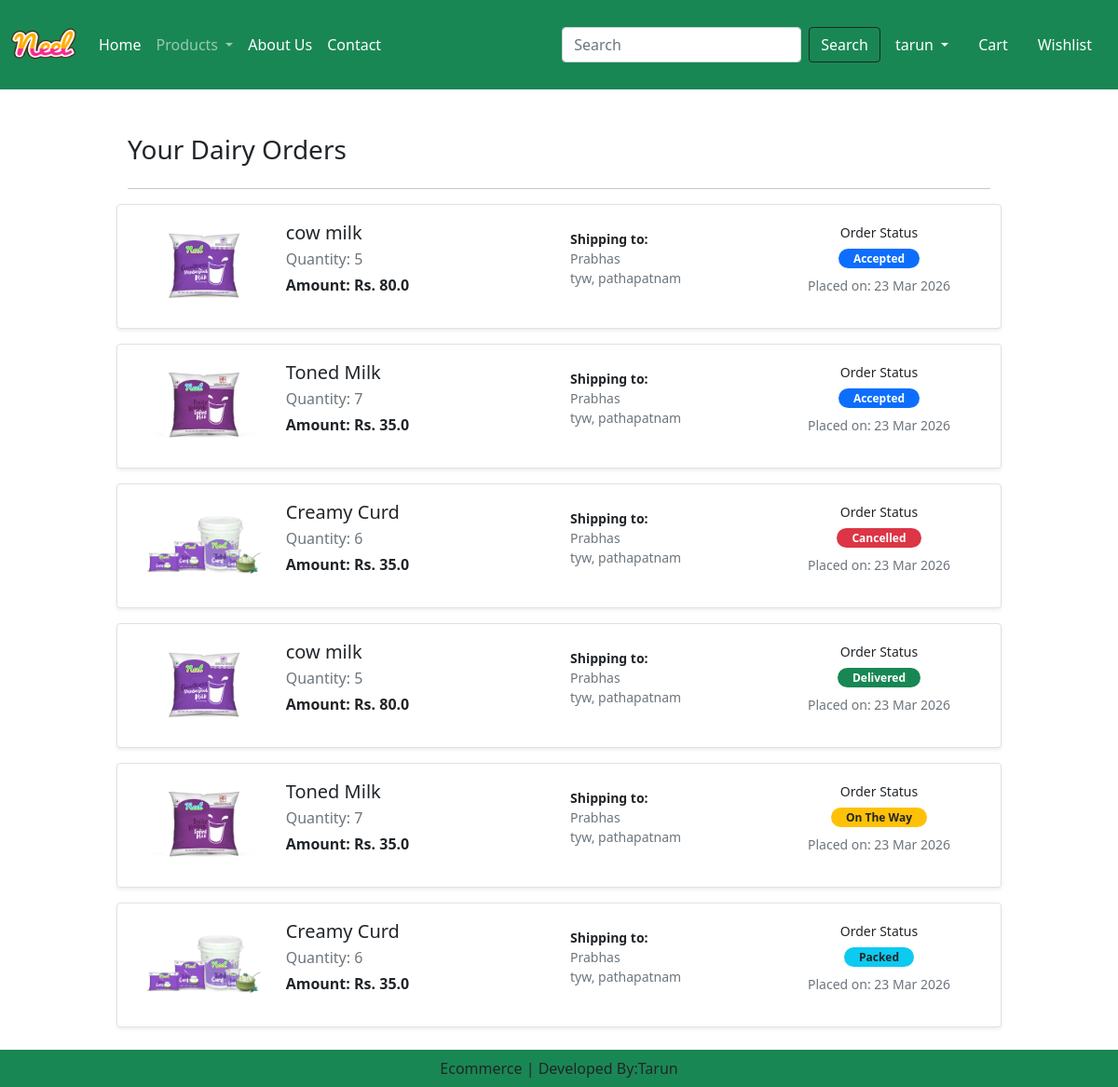
Screenshot of /orders/ (signed in) with the database file from the repository.
### app/models.py (models this page shows, shortened)
class OrderPlaced(models.Model):
    user = models.ForeignKey(User, on_delete=models.CASCADE)
    customer = models.ForeignKey(Customer, on_delete=models.CASCADE)
    product = models.ForeignKey(Product, on_delete=models.CASCADE)
    quantity = models.PositiveIntegerField(default=1)
    ordered_date = models.DateTimeField(auto_now_add=True)
    status = models.CharField(max_length=50, choices=STATUS_CHOICES, default='Pending')

class Product(models.Model):
    title=models.CharField(max_length=100)
    selling_price=models.FloatField()
    discount_price=models.FloatField()
    description=models.TextField()
    composition=models.TextField(default='')
    prodapp=models.TextField(default='')
    category=models.CharField(choices=category_choices,max_length=10)
    product_image=models.ImageField(upload_to='products')

### accounts/models.py (models this page shows)
class Customer(models.Model):
    user=models.ForeignKey(User,on_delete=models.CASCADE)
    name=models.CharField(max_length=100)
    locality=models.CharField(max_length=100)
    mobile_no=models.CharField(max_length=100)
    city=models.CharField(max_length=100)
    state=models.CharField(choices=STATE_CHOICES,max_length=50)
    pincode=models.IntegerField()

### app/views.py (the view)
# urls.py: path('orders/',views.orders,name='orders'),
@login_required(login_url='customer_login')
def orders(request):
    user=request.user
    order_placed=OrderPlaced.objects.filter(user=user)
    return render(request,'app/orders.html',{'order_placed':order_placed})

### app/templates/app/orders.html (shortened to what this page needs)
{% extends 'app/base.html' %}
{% load static %}
{% block main-content %}
<div class="container my-5">
    <div class="row">
        <div class="col-sm-10 offset-sm-1">
            <h3 class="mb-4">Your Dairy Orders</h3>
            <hr>
            {% if order_placed %}
                {% for op in order_placed %}
                <div class="row shadow-sm mb-3 p-3 bg-white border rounded align-items-center">
                    <div class="col-sm-2 text-center">
                        <img src="{{op.product.product_image.url}}" alt="" class="img-fluid rounded" style="height: 100px; object-fit: contain;">
                    </div>
                    <div class="col-sm-4">
                        <h5 class="mb-1">{{op.product.title}}</h5>
                        <p class="text-muted mb-1">Quantity: {{op.quantity}}</p>
                        <p class="fw-bold">Amount: Rs. {{op.product.discount_price}}</p>
                    </div>
                    <div class="col-sm-3">
                        <p class="small mb-0"><strong>Shipping to:</strong></p>
                        <p class="small text-muted mb-0">{{op.customer.name}}</p>
                        <p class="small text-muted mb-0">{{op.customer.locality}}, {{op.customer.city}}</p>
                    </div>
                    <div class="col-sm-3 text-center">
                        <p class="small mb-1">Order Status</p>
                        {% if op.status == 'Accepted' %}
                            <span class="badge rounded-pill bg-primary px-3">Accepted</span>
                        {% elif op.status == 'Packed' %}
                            <span class="badge rounded-pill bg-info px-3 text-dark">Packed</span>
                        {% elif op.status == 'On The Way' %}
                            <span class="badge rounded-pill bg-warning px-3 text-dark">On The Way</span>
                        {% elif op.status == 'Delivered' %}
                            <span class="badge rounded-pill bg-success px-3">Delivered</span>
                        {% else %}
                            <span class="badge rounded-pill bg-danger px-3">Cancelled</span>
                        {% endif %}
                        <p class="small mt-2 text-muted">Placed on: {{op.ordered_date|date:"d M Y"}}</p>
                    </div>
                </div>
                {% endfor %}
            {% else %}
                <div class="text-center my-5">
                    <h4>You haven't placed any orders yet.</h4>
                    <a href="{% url 'home' %}" class="btn btn-warning mt-3">Shop Fresh Dairy Now</a>
                </div>
            {% endif %}
        </div>
    </div>
</div>
{% endblock main-content %}

### app/templates/app/base.html (shortened to what this page needs)
<!DOCTYPE html>
{% load static %}
<html lang="en">
<head>
    <link href="https://cdn.jsdelivr.net/npm/bootstrap@5.0.2/dist/css/bootstrap.min.css" rel="stylesheet">
    <link rel="stylesheet" href="{% static 'app/css/all.min.css' %}">
    <link rel="stylesheet" href="{% static 'app/css/owl.carousel.min.css' %}">
    <link rel="stylesheet" href="{% static 'app/css/style.css' %}">
    <link rel="stylesheet" href="https://cdnjs.cloudflare.com/ajax/libs/font-awesome/6.0.0/css/all.min.css">
</head>
<body>
        <nav class="navbar navbar-expand-lg navbar-dark bg-success">
        <div class="container-fluid">
            <a class="navbar-brand" href="{% url 'home' %}">
                <img src="{% static 'app/images/Neel.png'%}" width="70" height="70" alt="">
            </a>
            <div class="collapse navbar-collapse" id="navbarSupportedContent">
            <ul class="navbar-nav me-auto mb-2 mb-lg-0">
                <li class="nav-item">
                    <a class="nav-link active" aria-current="page" href="{% url 'home' %}">Home</a>
                </li>
                <li class="nav-item dropdown">
                    <a class="nav-link dropdown-toggle" href="#" role="button" data-bs-toggle="dropdown" aria-expanded="false">
                    Products
                    </a>
                </li>
                <li class="nav-item">
                    <a class="nav-link text-white" href="{% url 'about' %}">About Us</a>
                </li>
                <li class="nav-item">
                    <a class="nav-link text-white" href="{% url 'contact' %}">Contact</a>
                </li>
            </ul>
            <form class="d-flex" role="search" action="{% url 'search' %}">
                <input class="form-control me-2" type="search" name="search" placeholder="Search" aria-label="Search" required />
                <button class="btn btn-outline-dark text-white" type="submit">Search</button>
            </form>
            </div>
            <ul class="navbar-nav me-auto mb-2 mb-lg-0">
                {% if request.user.is_authenticated %}
                <li class="nav-item dropdown mx-2">
                     <a class="nav-link dropdown-toggle text-white" href="#" id="profileDropDown" role="button" data-bs-toggle="dropdown" aria-expanded="false">
                        {% if request.user.is_authenticated %}{{request.user}}{% else %}user{% endif %}
                    </a>
                </li>
                <li class="nav-item mx-2">
                    <a class="nav-link text-white" href="{% url 'show_cart' %}">Cart </a>
                </li>
                <li class="nav-item mx-2">
                    <a class="nav-link text-white" href="{% url 'show_wishlist' %}">Wishlist </a>
                </li>
                {% endif %}
            </ul>
        </div>
        </nav>
    {% block main-content %}{% endblock main-content %}
    <footer class="container-fluid fixed-bottom text-center bg-success p-2 mt-5">
        Ecommerce | Developed By:Tarun
    </footer>
</body>
</html>

### app/static/app/css/style.css (style rules this page uses)
a { text-decoration: none; }

### rows the page displays
OrderPlaced: product.product_image (picture), product "cow milk", quantity "5", product.discount_price "80.0", customer.name "Prabhas", customer.locality "tyw", customer.city "pathapatnam", status "Accepted", ordered_date "23 Mar 2026"
OrderPlaced: product.product_image (picture), product "Toned Milk", quantity "7", product.discount_price "35.0", customer.name "Prabhas", customer.locality "tyw", customer.city "pathapatnam", status "Accepted", ordered_date "23 Mar 2026"
OrderPlaced: product.product_image (picture), product "Creamy Curd", quantity "6", product.discount_price "35.0", customer.name "Prabhas", customer.locality "tyw", customer.city "pathapatnam", status "Cancelled", ordered_date "23 Mar 2026"
OrderPlaced: product.product_image (picture), product "cow milk", quantity "5", product.discount_price "80.0", customer.name "Prabhas", customer.locality "tyw", customer.city "pathapatnam", status "Delivered", ordered_date "23 Mar 2026"
OrderPlaced: product.product_image (picture), product "Toned Milk", quantity "7", product.discount_price "35.0", customer.name "Prabhas", customer.locality "tyw", customer.city "pathapatnam", status "On The Way", ordered_date "23 Mar 2026"
OrderPlaced: product.product_image (picture), product "Creamy Curd", quantity "6", product.discount_price "35.0", customer.name "Prabhas", customer.locality "tyw", customer.city "pathapatnam", status "Packed", ordered_date "23 Mar 2026"

### other values shown
{{ request.user }} "tarun"
